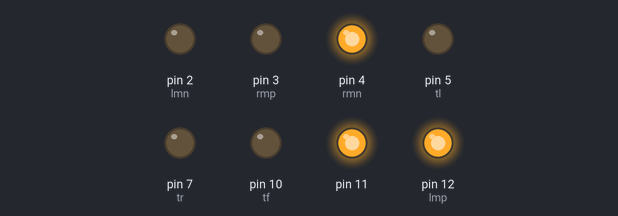
A sketch run on a simulated Arduino Uno, built with avr-gcc and run on an emulated ATmega328P. On the bench: output pins drawn as LEDs (lit = HIGH).

Above: at 0.1 s.
Timing chart, 0 to 1.6 s (numbered marks = the images above):
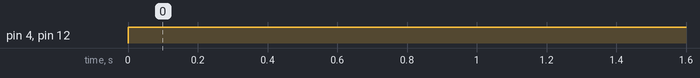

The sketch:

project1.ino
```cpp
#define lmp 12
#define lmn 2
#define rmp 3
#define rmn 4
#define tl 5
#define el 6
#define tr 7
#define er 8
#define tf 10
#define ef 9
int durationa,durationb,durationc,cml,cmr,cmf;

void setup()
{
  // put your setup code here, to run once:
  Serial.begin(9600);
  pinMode(lmp,OUTPUT);
  pinMode(lmn,OUTPUT);
  pinMode(rmp,OUTPUT);
  pinMode(rmn,OUTPUT);
  pinMode(tl,OUTPUT);
  pinMode(tr,OUTPUT);
  pinMode(tf,OUTPUT);
  pinMode(el,INPUT);
  pinMode(er,INPUT);
  pinMode(ef,INPUT);
  pinMode(11,OUTPUT);
  digitalWrite(11,HIGH);


}

void loop()
{
  // put your main code here, to run repeatedly:

  forward();

}

 void backward()
  {
  digitalWrite(lmp,LOW);
  digitalWrite(lmn,HIGH);
  digitalWrite(rmn,LOW);
  digitalWrite(rmp,HIGH);
  }
  void stops()
  {
  digitalWrite(lmp,LOW);
  digitalWrite(lmn,LOW);
  digitalWrite(rmn,LOW);
  digitalWrite(rmp,LOW);
  }
void forward()
{
  digitalWrite(lmp,HIGH);
  digitalWrite(lmn,LOW);
  digitalWrite(rmn,HIGH);
  digitalWrite(rmp,LOW);
}

void left()
{
  digitalWrite(lmp,LOW);
  digitalWrite(lmn,HIGH);
  digitalWrite(rmn,HIGH);
  digitalWrite(rmp,LOW);
}

void right()
{
  digitalWrite(lmp,HIGH);
  digitalWrite(lmn,LOW);
  digitalWrite(rmn,LOW);
  digitalWrite(rmp,HIGH);
}

void Ultrasonicleft()
{
digitalWrite(tl,LOW);
delayMicroseconds(2);
digitalWrite(tl,HIGH);
delayMicroseconds(5);
digitalWrite(tl,LOW);
durationa=pulseIn(el,HIGH);
cml=durationa/29/2;
Serial.print ("left distance: ");
Serial.print(cml);
Serial.println(" centimetres.");

  if(cml<10)

  {
    right();
    forward();
  }
}

void Ultrasonicright()
{
  digitalWrite(tr,LOW);
delayMicroseconds(2);
digitalWrite(tr,HIGH);
delayMicroseconds(5);
digitalWrite(tr,LOW);
durationb=pulseIn(er,HIGH);
cmr=durationb/29/2;
Serial.print ("right distance:");
Serial.print(cmr);
Serial.println("centimetres.");
  if(cmr<10)

  {
    left();
    forward();
  }

}

void Ultrasonicfront()
{
  digitalWrite(tf,LOW);
  delayMicroseconds(2);
  digitalWrite(tf,HIGH);
  delayMicroseconds(5);
  digitalWrite(tf,LOW);
  durationc=pulseIn(ef,HIGH);
  cmf=durationc/29/2;
  Serial.print ("front distance:");
Serial.println(cmf);
Serial.println("centimetres.");

  if(cmf<10)

  {
    stops();
  }

}
```

Measured:
- by itself, pin 4 (rmn), pin 12 (lmp): LOW → HIGH at 0.00 s
